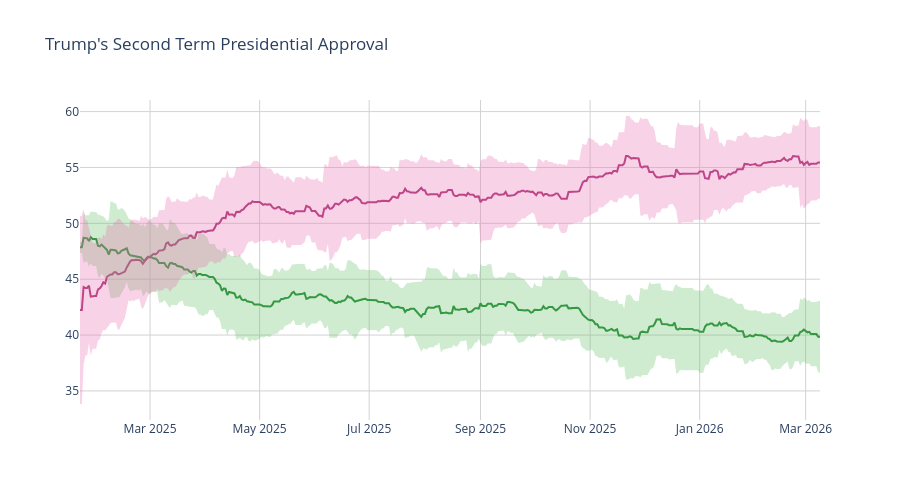

This figure's notebook cell:
### Code cell
disappr_ci_hex = "#e86eaf",
appr_ci_hex = "#60be65"
disappr_ci_rgba = "rgba(232, 110, 175, 0.3)"
appr_ci_rgba = "rgba(96, 190, 101, 0.3)"
grid_col = "#d4d2d2"


# Approve
fig = go.Figure(go.Scatter(
    x=pres['end_date'],
    y=pres['approve'],
    hovertemplate="%{y:.2f}%",
    name="<b>Approve</b>",
    line=dict(color="#228833"),
    showlegend=False
))

# Disapprove
fig.add_trace(go.Scatter(
    x=pres['end_date'],
    y=pres['disapprove'],
    hovertemplate="%{y:.2f}%",
    name="<b>Disapprove</b>",
    line=dict(color="#aa3377"),
    showlegend=False
    )
)

# Approve CI
fig.add_traces([

    # Upper bound
    go.Scatter(
        x=pres['end_date'],
        y=pres['approve_upper_ci'],
        marker=dict(color=appr_ci_hex),
        line=dict(width=0),
        mode='lines',
        showlegend=False,
        hoverinfo="skip"
    ),

    # Lower bound
    go.Scatter(
        x=pres['end_date'],
        y=pres['approve_lower_ci'],
        marker=dict(color=appr_ci_hex),
        line=dict(width=0),
        mode='lines',
        fillcolor=appr_ci_rgba,
        fill="tonexty",
        showlegend=False,
        hoverinfo="skip"
    )
])

# Disapprove CI
fig.add_traces([

    # Upper bound
    go.Scatter(
        x=pres['end_date'],
        y=pres['disapprove_upper_ci'],
        marker=dict(color=disappr_ci_hex),
        line=dict(width=0),
        mode='lines',
        showlegend=False,
        hoverinfo="skip"
    ),

    # Lower bound
    go.Scatter(
        x=pres['end_date'],
        y=pres['disapprove_lower_ci'],
        marker=dict(color=disappr_ci_hex),
        line=dict(width=0),
        mode='lines',
        fillcolor=disappr_ci_rgba,
        fill="tonexty",
        showlegend=False,
        hoverinfo="skip"
    )
])

fig.update_layout(
    title=dict(text="Trump's Second Term Presidential Approval"),
    hovermode="x"
)

fig.update_xaxes(gridcolor=grid_col)
fig.update_yaxes(gridcolor=grid_col)

fig.update_layout(hovermode="x", hoverlabel_align="right", plot_bgcolor="rgba(0, 0, 0, 0)", height=500)
fig.show()

### Figure 1 — Plotly figure (JSON) as saved in the notebook; plotly's stock layout.template omitted (floating-point values rounded to 4 significant figures; data arrays with more than 128 entries replaced by an {"elided": "..."} marker saying what was removed)
{"data": [{"hovertemplate": "%{y:.2f}%", "line": {"color": "#228833"}, "name": "<b>Approve</b>", "showlegend": false, "type": "scatter", "x": {"elided": "413 str values"}, "y": {"elided": "413 float values"}}, {"hovertemplate": "%{y:.2f}%", "line": {"color": "#aa3377"}, "name": "<b>Disapprove</b>", "showlegend": false, "type": "scatter", "x": {"elided": "413 str values"}, "y": {"elided": "413 float values"}}, {"hoverinfo": "skip", "line": {"width": 0}, "marker": {"color": "#60be65"}, "mode": "lines", "showlegend": false, "type": "scatter", "x": {"elided": "413 str values"}, "y": {"elided": "413 float values"}}, {"fill": "tonexty", "fillcolor": "rgba(96, 190, 101, 0.3)", "hoverinfo": "skip", "line": {"width": 0}, "marker": {"color": "#60be65"}, "mode": "lines", "showlegend": false, "type": "scatter", "x": {"elided": "413 str values"}, "y": {"elided": "413 float values"}}, {"hoverinfo": "skip", "line": {"width": 0}, "marker": {"color": ["#e86eaf"]}, "mode": "lines", "showlegend": false, "type": "scatter", "x": {"elided": "413 str values"}, "y": {"elided": "413 float values"}}, {"fill": "tonexty", "fillcolor": "rgba(232, 110, 175, 0.3)", "hoverinfo": "skip", "line": {"width": 0}, "marker": {"color": ["#e86eaf"]}, "mode": "lines", "showlegend": false, "type": "scatter", "x": {"elided": "413 str values"}, "y": {"elided": "413 float values"}}], "layout": {"height": 500, "hoverlabel": {"align": "right"}, "hovermode": "x", "plot_bgcolor": "rgba(0, 0, 0, 0)", "title": {"text": "Trump's Second Term Presidential Approval"}, "xaxis": {"gridcolor": "#d4d2d2"}, "yaxis": {"gridcolor": "#d4d2d2"}}}
